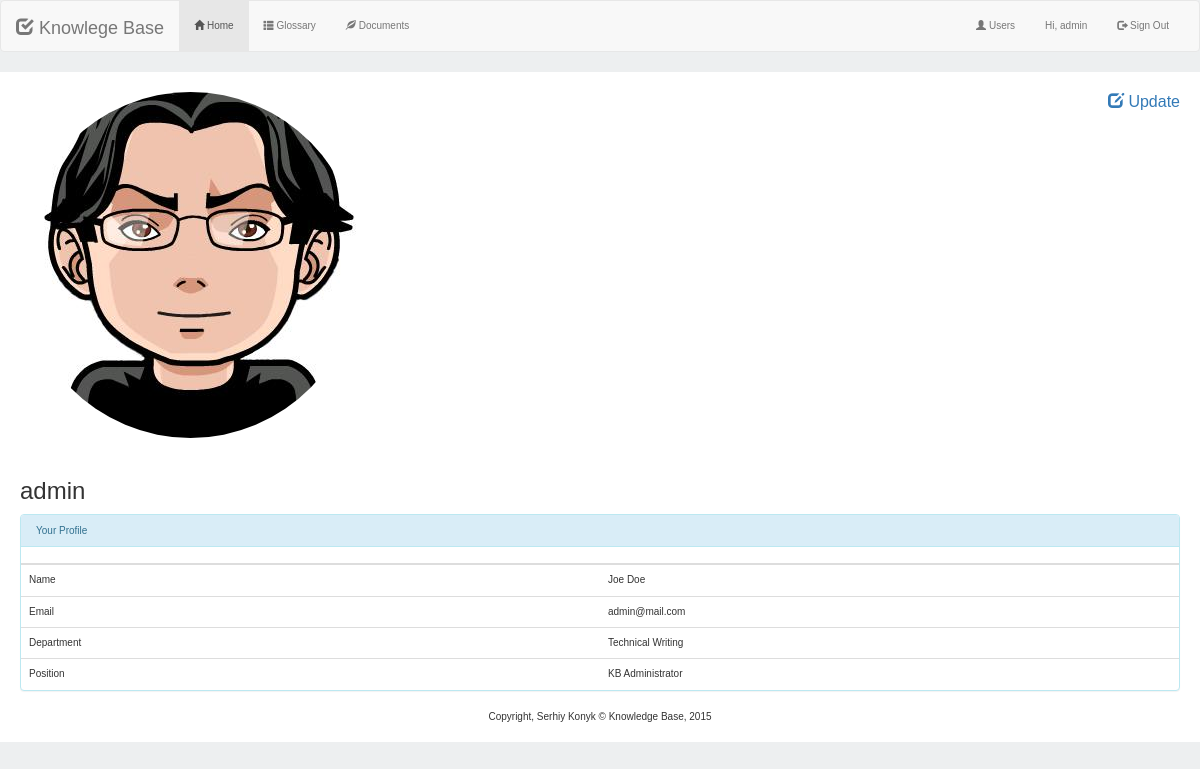
The page /kms.php?p=profile (signed in) on the database its author committed.
### tables this page shows
CREATE TABLE IF NOT EXISTS `users` (
  `user_id` int(11) NOT NULL,
  `user_type` int(11) NOT NULL,
  `state` int(11) NOT NULL,
  `username` varchar(25) NOT NULL,
  `email` varchar(35) NOT NULL,
  `password` varchar(50) NOT NULL,
  `full_name` varchar(50) DEFAULT NULL,
  `department` varchar(50) DEFAULT NULL,
  `position` varchar(50) DEFAULT NULL,
  `pic` varchar(100) DEFAULT NULL
);

### kms.php (called while the page is built, shortened)
<?php
include('session.php');
if (isset($_GET['p'])){
  $p = $_GET['p'];
}
include(ROOT.'/templates/header.php');
if($logon == TRUE){
  $page = $p.".php";
}
include($page);
include(ROOT.'/templates/footer.php');
?>

### session.php (called while the page is built, shortened)
<?php
if (isset($_SESSION['user'])) {
	$user_id =	$_SESSION['user'];
	$username = $_SESSION['name'];
	}
else {
	$user= NULL;
	$username = NULL;
	$logon = FALSE;
	}
?>

### profile.php (the view, shortened to what this page needs)
<?php
include('dbconnect.php');
if(isset($_GET['user'])){
  $user=$_GET['user'];
  $query = "SELECT * FROM users WHERE username='$user'";
}
else{
	$query = "SELECT * FROM users WHERE user_id='$user_id'";
	$user = $username;
}
$result = mysqli_fetch_array(mysqli_query($db, $query));
$id = $result['user_id'];
$name = $result['full_name'];
$email = $result['email'];
$department = $result['department'];
$position = $result['position'];
$pic_path = $result['pic'];
echo "<div id='editIcon'>
				<a href='kms.php?p=profile_update&id=$id'><span class='glyphicon glyphicon-edit'></span> Update</a>
	  </div>";
if (!is_null($pic_path)) {
    $path = './'.$pic_path;
} else {
    $path = './img/default_ava.jpg';
}
echo "<div class='row'>
  <div class='col-xs-6 col-md-3'>
      <img src='$path' alt='avatar' class='img-circle'>
    <div class='caption'>
        <h3>$user</h3>
      </div>
  </div>
</div>";
echo "<div class='panel panel-info'>
  <div class='panel-heading'>Your Profile</div>
	<table class='table table-hover'>
	    <thead>
	      <tr>
	        <th> </th>
	        <th> </th>
	      </tr>
	    </thead>
	    <tbody>
	      <tr>
	        <td>Name</td>
	        <td>$name</td>
	      </tr>
	      <tr>
	        <td>Email</td>
	        <td>$email</td>
	      </tr>
	      <tr>
	        <td>Department</td>
	        <td>$department</td>
	      </tr>
	      <tr>
	        <td>Position</td>
	        <td>$position</td>
	      </tr>
	    </tbody>
	  </table>
</div>";
?>

### css/styles.css (style rules this page uses)
body { font: 1em "Helvetica", sans-serif; background-color: #edeff0; }
table { width: 100%; table-layout: fixed; margin-bottom: 20px; }
table th { text-align: left; }
h1, h2, h3, h4, h5 { padding-top: 20px; font-weight: 200; }
#editIcon { font-size:medium; float: right; }

### rows shown on the page
users: pic (picture), full_name "Joe Doe", email "admin@mail.com", department "Technical Writing", position "KB Administrator"

### other values the page prints
$username "admin"
$user "admin"
